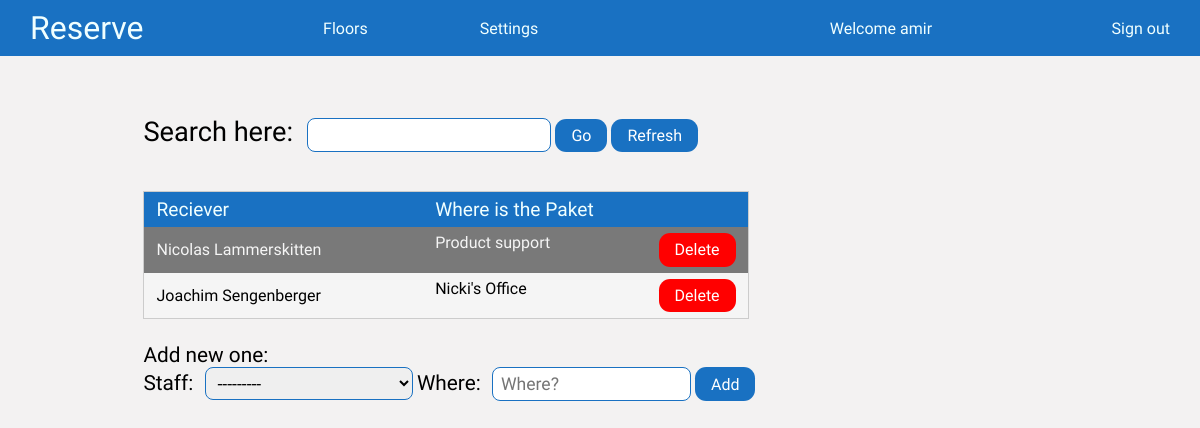
/office/post/ (signed in), run on the app's committed database.
### Office/models.py (models this page shows, shortened)
class Post(models.Model):
    staff = models.ForeignKey(CustomUser, on_delete=models.PROTECT)
    where = models.TextField()

### members/models.py (models this page shows)
class CustomUser(models.Model):
    user = models.OneToOneField(User, on_delete=models.CASCADE, related_name="profile")
    first_name = models.CharField(max_length=50, blank=True, null=True)
    last_name = models.CharField(max_length=50, blank=True, null=True)
    isActive = models.BooleanField(default=True)
    email = models.EmailField(blank=True, null=True)
    office = models.ForeignKey(Office, on_delete=models.PROTECT, blank=True, null=True)
    department = models.ForeignKey(Department, on_delete=models.PROTECT, blank=True, null=True)
    def __str__(self):
        return f'{self.first_name} {self.last_name}'

### Office/views.py (the view)
# urls.py: path('post/', views.post_view, name="post"),
@login_required
def post_view(request):
    post = Post.objects.all()
    if request.method == 'POST':
        postForm = PostEditForm(request.POST)
        if postForm.is_valid:
            postForm.save()
            return redirect('/settings/post/')
    else:
        postForm = PostEditForm()
    context = {
        "posts": post,
        "postForm": postForm,
    }
    return render(request, "Settings/post.html", context)

### Office/forms.py
class PostEditForm(forms.ModelForm):
    class Meta:
        model = Post
        fields = ['staff', 'where']
        widgets = {
            'staff': forms.Select(attrs={'id': 'postAddInputName'}),
            'where': forms.TextInput(attrs={'id': 'postAddInputWhere' , 'placeholder' : 'Where?'})
        }

### templates/Settings/post.html (shortened to what this page needs)
{% extends 'base_floors.html' %}
{% load static %}
{% block styles %}
<link rel="stylesheet" href="{% static 'styles/navbar.css' %}">
<link rel="stylesheet" href="{% static 'styles/post.css' %}">
{% endblock %}
{% block body %}
<div class="postBase">
    <div class="postContent">
        <div class="postSearch">
            <label for="postSearchInput">Search here: </label>
            <input type="text" id="postSearchInput">
            <div>
                <button type="submit">Go</button>
                <button class="postSearchRefresh">Refresh</button>
            </div>
        </div>
        <div class="postShow">
            <table>
                <tbody>
                    <tr class="postShowHead">
                        <td>Reciever</td>
                        <td>Where is the Paket</td>
                    </tr>
                    {% if posts %}
                    {% for post in posts %}
                    <tr class="postShowResult">
                        <td class="result ">{{ post.staff }}</td>
                        <td class="result">{{ post.where }} <a style="float: right;"
                                href="/office/post_delete/{{ post.id }}">Delete</a> </td>
                    </tr>
                    {% endfor %}
                    {% endif %}
                </tbody>
            </table>
        </div>
        <div class="postAdd">
            <form action="" method="POST">
                <label for="postAddInput">Add new one: </label>
                <br>
                {{ postForm }}
                <button type="submit">Add</button>
            </form>
        </div>
    </div>
</div>
{% endblock %}

### templates/base_floors.html (shortened to what this page needs)
{% load static %}
<!DOCTYPE html>
<html lang="en">
<head>
    {% block styles %} {% endblock %}
</head>
<body>
    <div class="base">
        <header>
            <nav class="navbar">
                <a href="/reserved/" class="navLogo">Reserve</a>
                <ul class="navMenu">
                    <li class="navMenuItem">
                        <a class="navMenuItemLink">Floors</a>
                    </li>
                    <li class="navMenuItem">
                        <a class="navMenuItemLink">Settings</a>
                    </li>
                </ul>
                <div class="welcome">Welcome {{ request.user.username }}</div>
                <div class="logout"><a href="/members/logout_user/">Sign out</a></div>
            </nav>
        </header>
        {% block body %}
        {% endblock %}
    </div>
</body>
</html>

### static/styles/navbar.css (style rules this page uses)
* { font-family: "Fredoka One"; padding: 0; margin: 0; }
.base { height: 100vh; }
header { background-color: #1971c2; }
li { cursor: pointer; }
.navLogo { color: azure; font-size: 2rem; text-decoration: none; }
.navbar { min-height: 7vh; display: flex; justify-content: space-between; align-items: center; padding: 0 2.5%; }
.navMenu { display: flex; justify-content: space-between; align-items: center; gap: 7rem; }
.navMenuItem { list-style: none; justify-content: start; transition: 0.7s; }
.navMenuItemLink { transition: 0.7s ease; color: azure; text-decoration: none; }
.welcome { color: azure; }
.logout { color: azure; cursor: pointer; transition: 0.7s; }
.logout a { text-decoration: none; color: azure; }

### static/styles/post.css (style rules this page uses)
.postBase { height: 93vh; background-color: #f3f2f2; }
.postContent { width: 65%; margin: 0 25% 0 10%; padding: 5% 0 3% 0; box-sizing: border-box; }
.postSearch { margin-bottom: 5%; margin-left: 3%; }
.postSearch label { font-size: 1.7rem; margin: 0 1% 0 0; }
.postSearch input { width: 30%; line-height: 2rem; border-radius: 0.5rem; border: 1px solid #1971c2; font-size: 1.1rem; padding: 0 1%; overflow: scroll; }
.postSearch button { cursor: pointer; color: #fff; background-color: #1971c2; border-color: #1971c2; text-align: center; border: none; padding: 0.45rem 1rem; font-size: 1rem; border-radius: 0.7rem; }
.postSearch > div { display: inline; }
.postShow { margin-left: 3%; margin-bottom: 3%; }
.postShow table { display: table; border: 1px solid #ccc; border-collapse: collapse; border-spacing: 0; width: 80%; }
.postShow tr { display: table-row; vertical-align: middle; }
.postShow td { padding: 1% 2%; }
.postShowHead td { background-color: #1971c2; color: azure; font-weight: lighter; font-size: 1.2rem; }
.postShow tr:nth-child(odd) { background-color: whitesmoke; }
.postShow tr:nth-child(even) { background-color: rgb(121, 121, 121); color: whitesmoke; }
.postShow tbody { display: table-row-group; vertical-align: middle; }
.postAdd { margin-left: 3%; }
.postAdd label { font-size: 1.3rem; margin: 0 1% 0 0; }
.postAdd input { width: 24%; line-height: 2rem; border-radius: 0.5rem; border: 1px solid #1971c2; font-size: 1.1rem; padding: 0 1%; overflow: scroll; }
#postAddInputName { width: 27.5%; }
.postAdd button, .result a { cursor: pointer; color: #fff; background-color: #1971c2; border-color: #1971c2; text-align: center; border: none; padding: 0.45rem 1rem; font-size: 1rem; border-radius: 0.7rem; text-decoration: none; }
.result a { background-color: red; border-color: red; }
.postAdd select { line-height: 2rem; border-radius: 0.5rem; border: 1px solid #1971c2; width: 70%; font-size: 1.1rem; padding: 0 1%; overflow: scroll; }
.postAdd select { height: 2.1rem; }

### data on the page
Post: staff "Nicolas Lammerskitten", where "Product support"
Post: staff "Joachim Sengenberger", where "Nicki's Office"

### other printed values
{{ request.user.username }} "amir"
